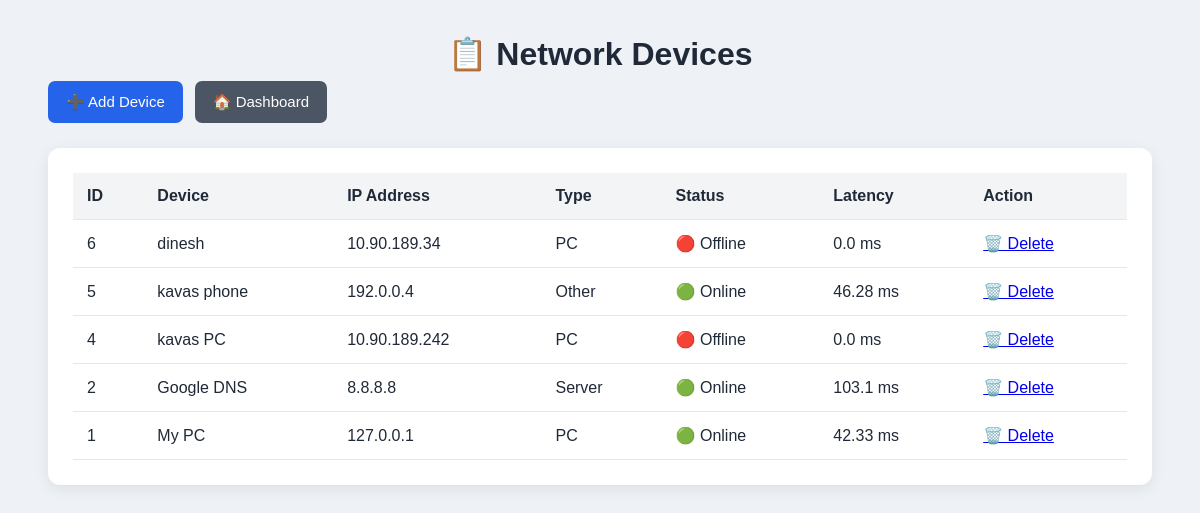
/devices, run on the app's committed database.
### tables this page shows
CREATE TABLE devices (
            id INTEGER PRIMARY KEY AUTOINCREMENT,
            name TEXT NOT NULL,
            ip_address TEXT NOT NULL UNIQUE,
            device_type TEXT NOT NULL,
            status TEXT DEFAULT 'Unknown',
            latency REAL DEFAULT 0,
            last_checked TEXT
        );

### app.py (the view)
@app.route("/devices")
def devices():
    monitor_devices()
    device_list = get_devices()
    return render_template(
        "devices.html",
        devices=device_list
    )

### database.py (called while the page is built)
def get_connection():
    connection = sqlite3.connect(DATABASE)
    connection.row_factory = sqlite3.Row
    return connection

def get_devices():
    connection = get_connection()
    devices = connection.execute(
        "SELECT * FROM devices ORDER BY id DESC"
    ).fetchall()
    connection.close()
    return devices

### monitor.py (called while the page is built)
def ping_device(ip_address):
    system = platform.system().lower()
    if system == "windows":
        command = ["ping", "-n", "1", "-w", "1000", ip_address]
    else:
        command = ["ping", "-c", "1", "-W", "1", ip_address]
    start_time = time.time()
    try:
        result = subprocess.run(
            command,
            stdout=subprocess.DEVNULL,
            stderr=subprocess.DEVNULL
        )
        latency = round((time.time() - start_time) * 1000, 2)
        if result.returncode == 0:
            return "Online", latency
        return "Offline", 0
    except Exception:
        return "Offline", 0

### templates/devices.html (shortened to what this page needs)
<!DOCTYPE html>
<html>
<head>
    <link rel="stylesheet" href="{{ url_for('static', filename='style.css') }}">
</head>
<body>
<div class="container">
    <h1>📋 Network Devices</h1>
    <div class="actions">
        <a href="/add" class="button">
            ➕ Add Device
        </a>
        <a href="/" class="button secondary">
            🏠 Dashboard
        </a>
    </div>
    <div class="panel">
        <table>
            <tr>
                <th>ID</th>
                <th>Device</th>
                <th>IP Address</th>
                <th>Type</th>
                <th>Status</th>
                <th>Latency</th>
                <th>Action</th>
            </tr>
            {% for device in devices %}
            <tr>
                <td>{{ device["id"] }}</td>
                <td>{{ device["name"] }}</td>
                <td>{{ device["ip_address"] }}</td>
                <td>{{ device["device_type"] }}</td>
                <td>
                    {% if device["status"] == "Online" %}
                        🟢 Online
                    {% elif device["status"] == "Offline" %}
                        🔴 Offline
                    {% else %}
                        ⚪ Unknown
                    {% endif %}
                </td>
                <td>{{ device["latency"] }} ms</td>
                <td>
                    <a
                        href="/delete/{{ device['id'] }}"
                        onclick="return confirm('Delete this device?')"
                    >
                        🗑️ Delete
                    </a>
                </td>
            </tr>
            {% else %}
            <tr>
                <td colspan="7">
                    No devices have been added.
                </td>
            </tr>
            {% endfor %}
        </table>
    </div>
</div>
</body>
</html>

### static/style.css (style rules this page uses)
* { box-sizing: border-box; }
body { margin: 0; font-family: Arial, sans-serif; background: #eef2f7; color: #1f2937; }
.container { width: 92%; max-width: 1300px; margin: 35px auto; }
h1 { text-align: center; margin-bottom: 8px; font-size: 32px; }
.actions { display: flex; gap: 12px; margin-bottom: 25px; flex-wrap: wrap; }
.button { display: inline-block; background: #2563eb; color: white; padding: 12px 18px; border-radius: 7px; text-decoration: none; border: none; cursor: pointer; font-size: 15px; }
.secondary { background: #4b5563; }
.panel { background: white; padding: 25px; border-radius: 12px; box-shadow: 0 4px 15px rgba(0,0,0,0.08); margin-bottom: 25px; }
table { width: 100%; border-collapse: collapse; }
th { background: #f3f4f6; text-align: left; font-weight: bold; }
th, td { padding: 14px; border-bottom: 1px solid #e5e7eb; }

### data on the page
devices: id "6", name "dinesh", ip_address "10.90.189.34", device_type "PC", status "🔴 Offline", latency "0.0"
devices: id "5", name "kavas phone", ip_address "192.0.0.4", device_type "Other", status "🟢 Online", latency "46.28"
devices: id "4", name "kavas PC", ip_address "10.90.189.242", device_type "PC", status "🔴 Offline", latency "0.0"
devices: id "2", name "Google DNS", ip_address "8.8.8.8", device_type "Server", status "🟢 Online", latency "103.1"
devices: id "1", name "My PC", ip_address "127.0.0.1", device_type "PC", status "🟢 Online", latency "42.33"
